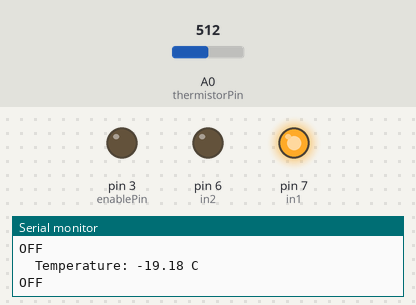
Recording of a sketch running on a simulated Arduino Uno, built with avr-gcc and run on an emulated ATmega328P. Shown: output pins drawn as LEDs (lit = HIGH), the last lines printed to the serial monitor. Inputs (shaded band) come from the test bench; at power-on: A0 (thermistorPin) = 512.

Above: at 1.8 s.
1.9 s: A0 (thermistorPin) set to 96
3.4 s: A0 (thermistorPin) set to 80
At 5.2 s:
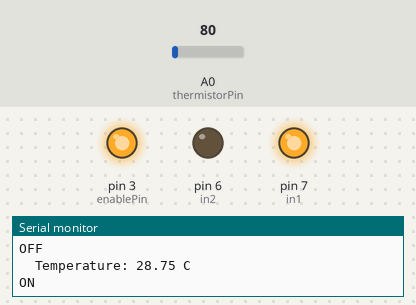
5.5 s: A0 (thermistorPin) set to 0
At 6.9 s:
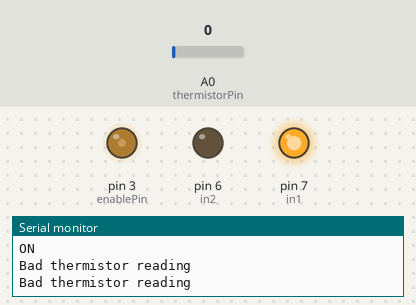
7.5 s: A0 (thermistorPin) set to 34
At 8.1 s:
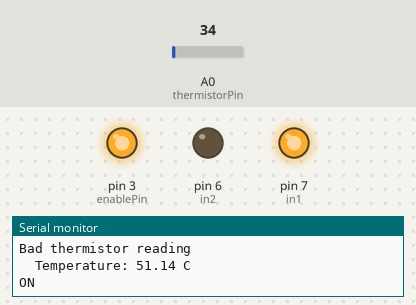
9.0 s: A0 (thermistorPin) set to 1023
At 10.7 s:
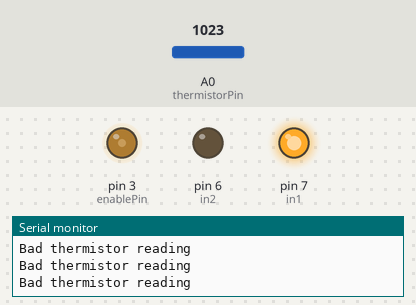
11.0 s: A0 (thermistorPin) set to 1013
At 12.1 s:
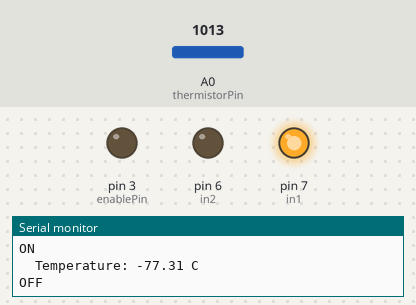
Timing chart, 0 to 13.5 s (numbered marks = the images above; inputs shaded):
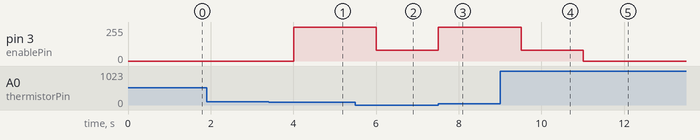

The sketch:

Temp_Fan.ino
```cpp
#include <math.h>


const int thermistorPin = A0;
const int enablePin = 3;
const int in1 = 7;
const int in2 = 6;

bool fanOn = false;


const float seriesResistor = 10000.0; // Series resistor
const float nominalResistance = 1000.0; // thermistor resistance @ 25 degrees
const float nominalTemperature = 25.0;
const float betaCoefficient = 3950.0; // Beta value according to the Seller


void setup() {
  Serial.begin(9600);

pinMode(enablePin, OUTPUT);
pinMode(in1, OUTPUT);
pinMode(in2, OUTPUT);

digitalWrite(in1, HIGH);
digitalWrite(in2, LOW);


}

void loop() {
  int reading = analogRead(thermistorPin);

  if (reading <= 0 || reading >= 1023) {
  Serial.println("Bad thermistor reading");
  analogWrite(enablePin, 80);
  delay(500);
  return;
}

float resistance = seriesResistor / (1023.0 / reading - 1.0); // Rearranging the voltage divider

  // Applying the Steinhart-Hart equation
float steinhart = resistance / nominalResistance;
steinhart = log(steinhart);
steinhart /= betaCoefficient;
steinhart += 1.0 / (nominalTemperature + 273.15);
steinhart = 1.0 / steinhart;
steinhart -= 273.15; // Kelvin to Degrees celsius


Serial.print("  Temperature: ");
Serial.print(steinhart);

Serial.println(" C");

// FAN CONTROL
if (fanOn)
  Serial.println("ON");
else
  Serial.println("OFF");


  if (steinhart >= 26.0) {
    fanOn = true;
  }
  else if (steinhart <= 24.0) {
    fanOn = false;
  }

  analogWrite(enablePin, fanOn ? 255 : 0); // ternary operator '?' for logic control
delay(1000);
}
```

Measured:
- the behaviour switches between 90 and 89 on A0 (thermistorPin) (found by bisection; images 0 and 1)
- the behaviour switches between 1023 and 1022 on A0 (thermistorPin) (found by bisection; images 4 and 5)
- after the input at 3.4 s, pin 3 (enablePin): 0/255 → 255/255 after 0.61 s
- after the input at 5.5 s, pin 3 (enablePin): 255/255 → 80/255 after 0.51 s
- after the input at 7.5 s, pin 3 (enablePin): 80/255 → 255/255 at once
- after the input at 9.0 s, pin 3 (enablePin): 255/255 → 80/255 after 0.51 s
- after the input at 11.0 s, pin 3 (enablePin): 80/255 → 0/255 at once
